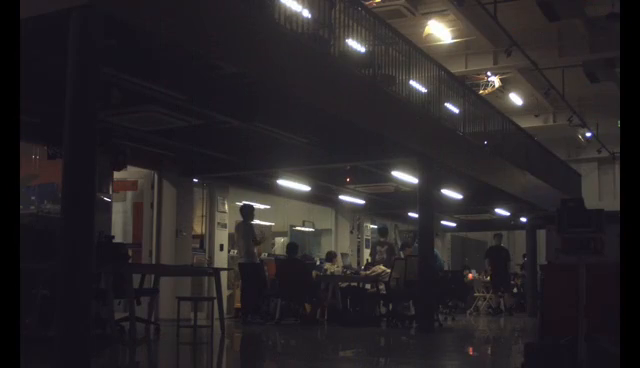
#> input picture frame 10 of data/task1.avi, 640 x 368 px
$ python DartDetect_1_0.py
#> lines starting #> are read from the running program, lines starting #| are printed output that depends on the picture; after the words box and inside, x2 and y2 are one past the last pixel; in counts of white or black regions, pixels touching at a corner belong together
import cv2
import numpy as np
from scipy.optimize import curve_fit
from dataclasses import dataclass
from typing import List, Tuple

@dataclass
class Trajectory:
    """
    表示飞镖轨迹的数据类。

    Attributes:
        points (List[Tuple[float, float]]): 轨迹点的列表，每个点是一个 (x, y) 坐标元组。
        lifetime (int): 轨迹的剩余生命值。
    """
    points: List[Tuple[float, float]]
    lifetime: int

class DartDetector:
    """
    飞镖检测器类，用于从视频中检测和跟踪飞镖轨迹。

    Attributes:
        cap (cv2.VideoCapture): 视频捕获对象。
        fps (int): 视频的帧率。
        width (int): 视频帧的宽度。
        height (int): 视频帧的高度。
        writer (cv2.VideoWriter): 视频写入对象，用于保存处理后的视频。
        config (dict): 包含各种可调参数的配置字典。
        trajectories (List[Trajectory]): 当前跟踪的轨迹列表。
        last_light_level (float): 上一帧的平均亮度，用于检测光照变化。
    """

    def __init__(self, video_file: str, output_file: str):
        """
        初始化 DartDetector 对象。

        Args:
            video_file (str): 输入视频文件的路径。
            output_file (str): 输出视频文件的路径。
        """
#> in run, frame is the input picture: shape (368, 640, 3); mean B, G, R 39.6, 37.1, 41.2
        self.cap = cv2.VideoCapture(video_file)
        self.fps = int(self.cap.get(cv2.CAP_PROP_FPS))
        self.width = int(self.cap.get(cv2.CAP_PROP_FRAME_WIDTH))
        self.height = int(self.cap.get(cv2.CAP_PROP_FRAME_HEIGHT))

        fourcc = cv2.VideoWriter_fourcc(*'XVID')
        self.writer = cv2.VideoWriter(output_file, fourcc, self.fps, (self.width, self.height))

        self.config = {
            'max_dist': 150,
            'fit_pts_num': 100,
            'traj_error_limit': 3,
            'light_change_threshold': 5,
            'edge_threshold': 10,
            'min_traj_length': 10,
            'max_traj_lifetime': 10
        }

        self.trajectories: List[Trajectory] = []
        self.last_light_level = None

    # [82 lines left out: functions quadratic, fit_points, draw_trajectory, draw_curve, is_point_out_of_frame, not called in this run]

    def detect_light_change(self, frame: np.ndarray) -> bool:
        """
        检测图像的光照变化。

        Args:
            frame (np.ndarray): 当前帧。

        Returns:
            bool: 如果检测到显著的光照变化则返回 True，否则返回 False。
        """
        gray = cv2.cvtColor(frame, cv2.COLOR_BGR2GRAY)
        current_light_level = np.mean(gray)
#> current_light_level = 38.66

        if self.last_light_level is None:
            self.last_light_level = current_light_level
#> self.last_light_level = 38.66
            return False

        light_change = abs(current_light_level - self.last_light_level)
        self.last_light_level = current_light_level

        return light_change > self.config['light_change_threshold']

    def process_frame(self, frame: np.ndarray, prev_frame: np.ndarray) -> Tuple[np.ndarray, np.ndarray, np.ndarray]:
        """
        处理单个视频帧。

        Args:
            frame (np.ndarray): 当前帧。
            prev_frame (np.ndarray): 上一帧。

        Returns:
            Tuple[np.ndarray, np.ndarray, np.ndarray]:
                二值化图像、灰度图像和处理后的原始帧。
        """
        gray = cv2.cvtColor(frame, cv2.COLOR_BGR2GRAY)
        bin_img = cv2.adaptiveThreshold(gray, 255, cv2.ADAPTIVE_THRESH_GAUSSIAN_C,
                                        cv2.THRESH_BINARY, 11, 2)
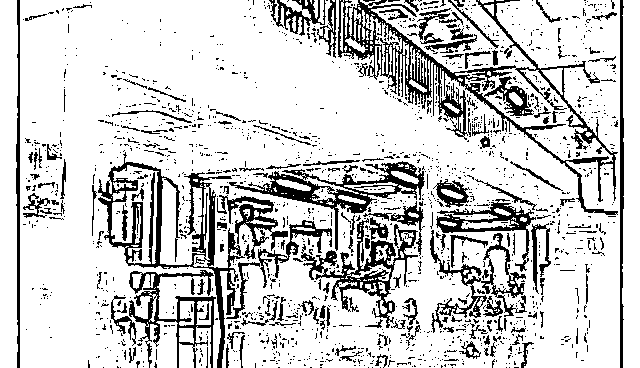
#> bin_img: shape (368, 640); 80.7% white; 1644 black regions (1470 under 20 px), largest, box (x1, y1, x2, y2) and area: (338, 0, 618, 215) 7839, (98, 152, 245, 368) 4908, (229, 161, 425, 251) 3060

        if prev_frame is None:
            return bin_img, gray, frame

        prev_gray = cv2.cvtColor(prev_frame, cv2.COLOR_BGR2GRAY)
        frame_diff = cv2.absdiff(gray, prev_gray)
        _, frame_diff = cv2.threshold(frame_diff, 20, 255, cv2.THRESH_BINARY)

        contours, _ = cv2.findContours(frame_diff, cv2.RETR_EXTERNAL, cv2.CHAIN_APPROX_SIMPLE)

        candidates = self.filter_contours(contours)
        self.update_trajectories(candidates)

        return bin_img, gray, frame

    # [169 lines left out: functions filter_contours, is_valid_rect, update_trajectories, find_best_match, is_valid_match, calculate_fit_error and 1 more, not called in this run]

    def visualize_trajectories(self, frame: np.ndarray):
        """
        在帧上可视化所有轨迹。

        Args:
            frame (np.ndarray): 要绘制轨迹的视频帧。
        """
        for traj in self.trajectories:
            if len(traj.points) <= 1:
                continue
            color = (0, 255, 0)

            # 使用原有的 draw_trajectory 方法，保留透明度设置
            self.draw_trajectory(frame, traj.points, color)

        if self.trajectories:
            longest_traj = max(self.trajectories, key=lambda t: len(t.points))
            if len(longest_traj.points) > 1:
                # 以半透明方式突出显示最长轨迹
                self.draw_trajectory(frame, longest_traj.points, (0, 255, 0), 0.4)

            if len(longest_traj.points) > self.config['fit_pts_num']:
                # 为最长轨迹添加预测曲线
                coeffs = self.fit_points(longest_traj.points)
                direction = 1 if longest_traj.points[0][0] < longest_traj.points[1][0] else -1
                self.draw_curve(frame, coeffs, (255, 0, 255), int(longest_traj.points[-1][0]), direction)

        # 如果最长轨迹足够长，只保留最长轨迹
        if self.trajectories and len(longest_traj.points) > 6:
            self.trajectories = [longest_traj]

    def run(self):
        """
        运行飞镖检测器的主循环。

        这个方法处理视频的每一帧，检测飞镖轨迹，并将结果可视化。
        处理后的视频被保存到输出文件。
        """
        prev_frame = None
        while True:
            ret, frame = self.cap.read()
            if not ret:
                break

            if self.detect_light_change(frame):
                print("Light change detected. Resetting trajectories.")
                self.trajectories = []

            bin_img, gray, frame = self.process_frame(frame, prev_frame)

            self.visualize_trajectories(frame)

            self.trajectories = [traj for traj in self.trajectories if not self.is_point_out_of_frame(traj.points[-1])]

            cv2.imshow("Frame", frame)
            self.writer.write(frame)

            if cv2.waitKey(1) & 0xFF == ord('q'):
#> (key q is pressed here)
                break

            prev_frame = frame.copy()

        self.cap.release()
        self.writer.release()
        cv2.destroyAllWindows()

if __name__ == "__main__":
    detector = DartDetector("./data/task1.avi", "./data/task1_result.avi")
    # detector = DartDetector("./data/task2.avi", "./data/task2_result.avi")
    detector.run()

$ run again, starting later in the video
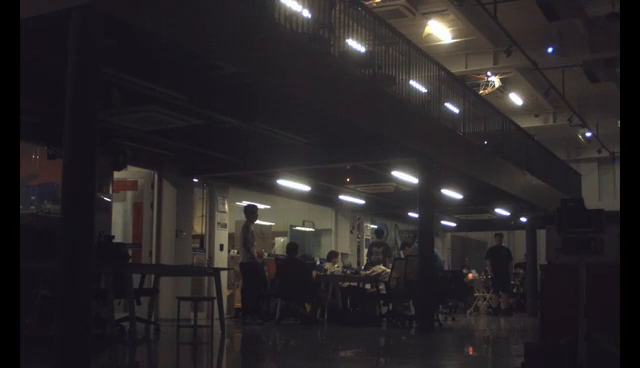
#> input picture frame 48 of data/task1.avi, 640 x 368 px
#> in run, frame is the input picture: shape (368, 640, 3); mean B, G, R 39.6, 37.1, 41.2
#> current_light_level = 38.68
#> in process_frame, `bin_img = cv2.adaptiveThreshold(gray, 255, cv2.ADAPTIVE_THRESH_GAUSSIA..`:
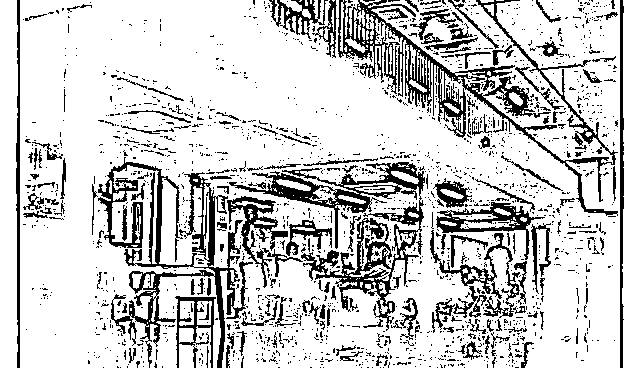
#> bin_img: shape (368, 640); 80.3% white; 1832 black regions (1660 under 20 px), largest, box (x1, y1, x2, y2) and area: (338, 0, 618, 216) 7519, (98, 157, 253, 368) 6797, (229, 162, 425, 331) 6537

$ run again, starting later in the video
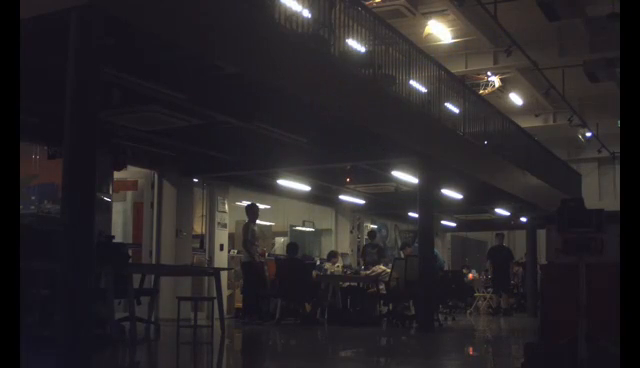
#> input picture frame 86 of data/task1.avi, 640 x 368 px
#> in run, frame is the input picture: shape (368, 640, 3); mean B, G, R 40, 37.2, 41
#> current_light_level = 38.69
#> in process_frame, `bin_img = cv2.adaptiveThreshold(gray, 255, cv2.ADAPTIVE_THRESH_GAUSSIA..`:
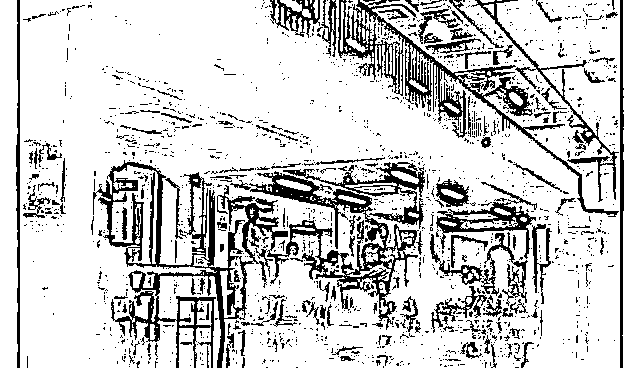
#> bin_img: shape (368, 640); 81.1% white; 1615 black regions (1463 under 20 px), largest, box (x1, y1, x2, y2) and area: (93, 160, 425, 368) 15724, (338, 0, 619, 217) 5911, (471, 0, 619, 202) 1622
